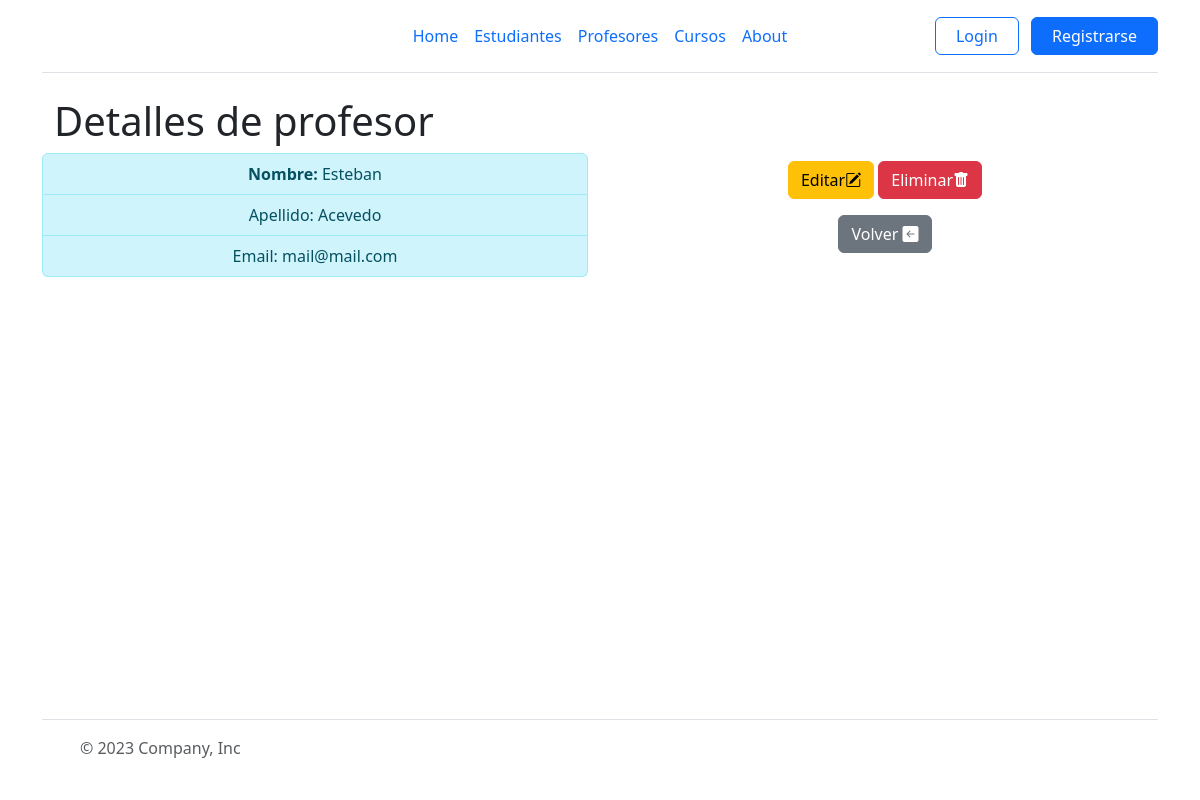
The page /profesores/detail/2 on the database its author committed.
### profesores/models.py (models this page shows, shortened)
class Profesor(models.Model):
    nombre=models.CharField(max_length=100)
    apellido=models.CharField(max_length=100)
    email=models.EmailField(max_length=200)

### profesores/views.py (the view)
# urls.py: path("detail/<int:pk>",views.ProfesoresDetail.as_view(),name="profesores_detail"),
class ProfesoresDetail(DetailView):
    model = models.Profesor

### profesores/templates/profesores/profesor_detail.html (shortened to what this page needs)
{% extends 'home/index.html' %}
{% block tittle %}
<div class="container">
    <h1>Detalles de profesor </h1>
</div>
{% endblock tittle %}
{% block content-left %}
    <ul class="list-group">
        <li class="list-group-item list-group-item-info"><strong>Nombre:</strong>  {{object.nombre}} </li>
        <li class="list-group-item list-group-item-info"> Apellido: {{object.apellido}}  </li>
        <li class="list-group-item list-group-item-info"> Email: {{object.email}} </li>
    </ul>
{% endblock content-left %}
{% block content-right %}
<a href="{% url 'profesores:profesores_update' profesor.id %}"><button class="btn btn-warning">Editar<i class="bi bi-pencil-square"></i></button></a>
<a href="{% url 'profesores:profesores_delete' profesor.id %}"><button class="btn btn-danger">Eliminar<i class="bi bi-trash-fill"></i></button></a>
<div class="p-3" > <a href="{% url 'profesores:profesores_list' %}"><button class="btn btn-secondary">Volver <i class="bi bi-arrow-left-square-fill"></i></button></a></div>
{% endblock content-right %}

### rows shown on the page
Profesor: nombre "Esteban", apellido "Acevedo", email "mail@mail.com"
